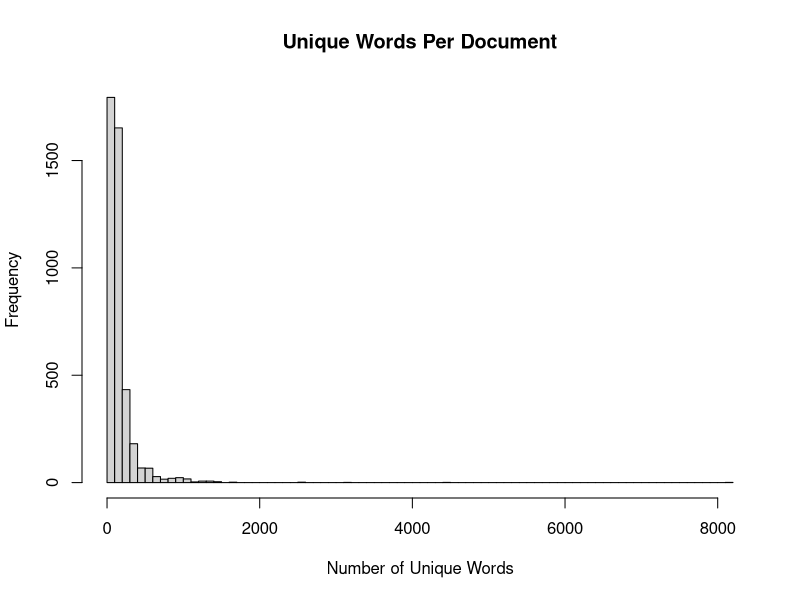

Write R code to recreate this figure.
x<-read.csv("report/uniqwords.csv",header=T)
png()
h=hist(x$word.count, main="Unique Words Per Document", xlab="Number of Unique Words", breaks=100)
q()
